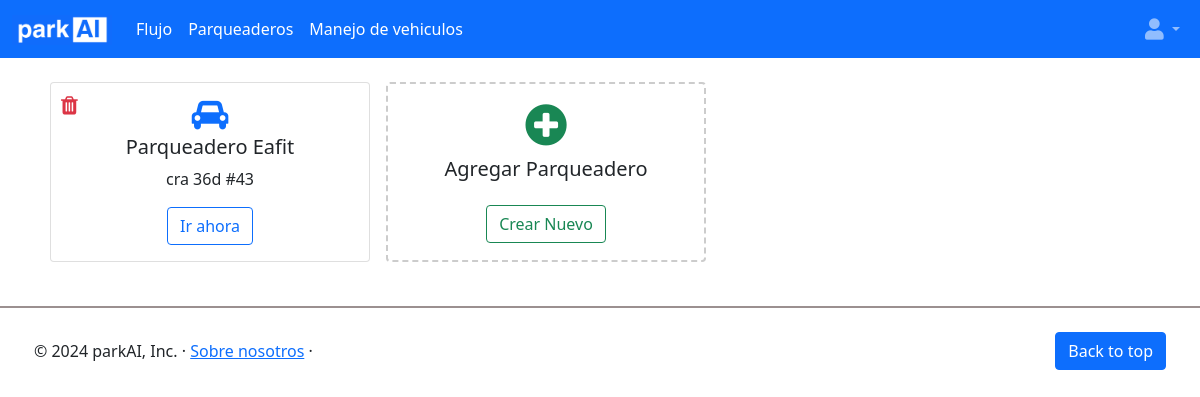
The page /parkingadmin/parking_management/ (signed in) on the database its author committed.
### parkingadmin/models.py (models this page shows)
class Parqueadero(models.Model):
    OPCIONES_ESTADO_PARQUEADERO = [
        ('Activo', 'Activo'),
        ('Inactivo', 'Inactivo'),]
    prq_id = models.AutoField(primary_key=True)
    prq_nombre = models.CharField(max_length=40)
    prq_estado = models.CharField(max_length=15, choices=OPCIONES_ESTADO_PARQUEADERO, default='Activo')
    prq_precio_dia = models.DecimalField(max_digits=10, decimal_places=2, null=True, blank=True)
    prq_precio_hora = models.DecimalField(max_digits=10, decimal_places=2, null=True, blank=True)
    prq_organizacion_id = models.ForeignKey(Organizacion, on_delete=models.CASCADE, default=None)
    prq_direccion_parqueadero = models.CharField(max_length=300, default="")

### parkingadmin/views.py (the view)
# urls.py: path('parking_management/', views.parking_management, name="parking_management"),
@organizacion_required
def parking_management(request):
    usuario = request.user
    organizacion = Organizacion.objects.get(org_id = usuario)
    parqueaderos = Parqueadero.objects.filter(prq_organizacion_id = organizacion)
    context = {'parqueaderos':parqueaderos}
    return render(request,'parking_management.html',context = context)

### parkingadmin/templates/parking_management.html
{% extends 'base_home.html' %}
{% load static %}
{% block content %}
<link rel="stylesheet" href="https://cdnjs.cloudflare.com/ajax/libs/font-awesome/4.7.0/css/font-awesome.min.css">
<div class="container d-flex flex-wrap justify-content-start pt-4">
    {% if parqueaderos %}
        {% for parqueadero in parqueaderos %}
            <div class="card text-center mb-3 mx-2" style="width: 20rem; position: relative;">
                <a href="{% url 'eliminar_parqueadero' parqueadero_id=parqueadero.prq_id  %}" class="text-danger" style="position: absolute; top: 10px; left: 10px;">
                    <i class="fa fa-trash fa-lg" aria-hidden="true"></i>
                </a>
                <div class="card-body">
                    <i class="fa fa-car fa-2x text-primary mb-1" aria-hidden="true"></i>
                    <h5 class="card-title">{{ parqueadero.prq_nombre }}</h5>
                    <p class="card-text">{{ parqueadero.prq_direccion_parqueadero }}</p>
                    <a href="{% url 'informacion_parqueadero' parqueadero_id=parqueadero.prq_id  %}" class="btn btn-outline-primary">Ir ahora</a>
                </div>
            </div>
        {% endfor %}
    {% endif %}
    <div class="card text-center mb-3 mx-2" style="width: 20rem; border: 2px dashed #ccc;">
        <div class="card-body d-flex flex-column justify-content-center align-items-center" style="height: 100%;">
            <i class="fa fa-plus-circle fa-3x text-success" aria-hidden="true"></i>
            <h5 class="card-title mt-2">Agregar Parqueadero</h5>
            <a href="{% url 'crear_parqueadero' %}" class="btn btn-outline-success mt-3">Crear Nuevo</a>
        </div>
    </div>
</div>
{% endblock content %}

### rows shown on the page
Parqueadero: prq_nombre "Parqueadero Eafit", prq_direccion_parqueadero "cra 36d #43"
